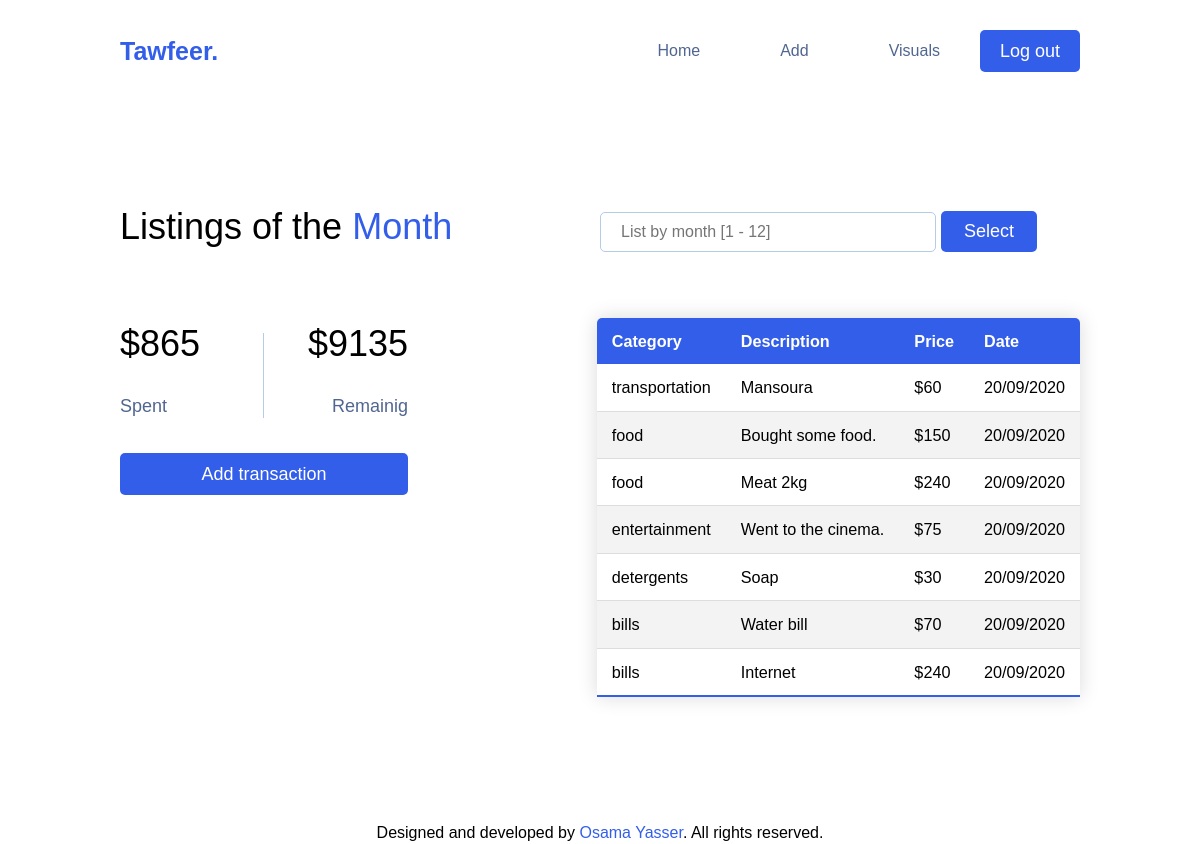
Before: / (signed in) with the older database file.
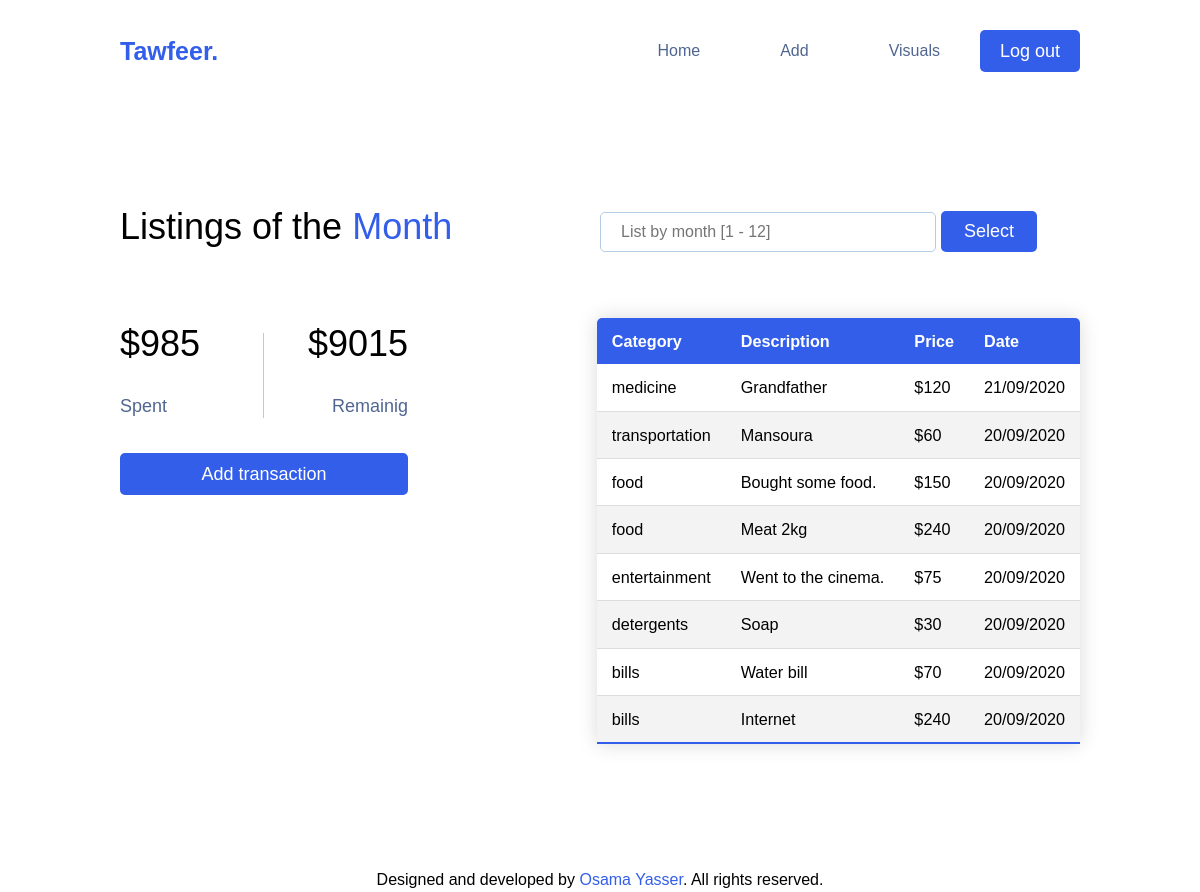
After: the same page with the newer database file.
### tables this page shows
CREATE TABLE transactions (
    id INTEGER PRIMARY KEY AUTOINCREMENT,
    bridge_id INTEGER NOT NULL,
    description TEXT NOT NULL,
    price NUMERIC NOT NULL,
    occurred_at DATE NOT NULL,
    FOREIGN KEY (bridge_id) REFERENCES bridge (id)
);

CREATE TABLE categories (
    id INTEGER PRIMARY KEY AUTOINCREMENT,
    name TEXT NOT NULL);

### app.py (the view)
@app.route('/', methods=['GET', 'POST'])
@login_required
def index():
    user_id = session['user_id']
    cash = db.execute("""
        SELECT cash FROM users
        WHERE id = :id;
    """, id=user_id)[0]['cash']
    if request.method == 'POST':
        month = request.form.get('month')
        if not month:
            return apology('Missing a month?', 400)
        month_name = datetime(2020, int(month), 1).strftime('%B')
        month_name.capitalize()
        if month not in ('10', '11', '12'):
            month = '0' + month
        spent = db.execute("""
            SELECT SUM(t.price) AS sum
            FROM transactions t
            JOIN bridge b
            ON b.id = t.bridge_id
            AND b.user_id = :id
            AND strftime('%m', t.occurred_at) = :month
            """, id=user_id, month=month)[0]['sum']
        if not spent:
            remain, spent = cash, 0
        else:
            remain = cash - spent
        rows = db.execute("""
            SELECT c.name category,
            t.description description,
            t.price price,
            strftime('%d/%m/%Y' ,t.occurred_at) date
            FROM categories c
            JOIN bridge b
            ON c.id = b.category_id
            AND user_id = :id
            JOIN transactions t
            ON b.id = t.bridge_id
            AND strftime('%m', t.occurred_at) = :month
            ORDER BY t.occurred_at DESC, c.name DESC;
        """, id=user_id, month=month)
        return render_template('index.html',
            spent=spent, remain=remain, rows=rows, month=month_name)
    else:
        spent = db.execute("""
            SELECT SUM(t.price) AS sum
            FROM transactions t
            JOIN bridge b
            ON b.id = t.bridge_id
            AND b.user_id = :id
            AND strftime('%m', t.occurred_at)
            = strftime('%m', date('now'));
            """, id=user_id)[0]['sum']
        if not spent:
            remain, spent = cash, 0
        else:
            remain = cash - spent
        rows = db.execute("""
            SELECT c.name category,
            t.description description,
            t.price price,
            strftime('%d/%m/%Y' ,t.occurred_at) date
            FROM categories c
            JOIN bridge b
            ON c.id = b.category_id
            AND user_id = :id
            JOIN transactions t
            ON b.id = t.bridge_id
            AND strftime('%m', t.occurred_at)
            = strftime('%m', date('now'))
            ORDER BY t.occurred_at DESC, c.name DESC;
        """, id=user_id)
        return render_template('index.html',
            spent=spent, remain=remain, rows=rows)

### app.py (called while the page is built)
@app.after_request
def after_request(response):
    response.headers["Cache-Control"] = "no-cache, no-store, must-revalidate"
    response.headers["Expires"] = 0
    response.headers["Pragma"] = "no-cache"
    return response

### helpers.py (called while the page is built)
def login_required(f):
    @wraps(f)
    def decorated_function(*args, **kwargs):
        if session.get("user_id") is None:
            return redirect("/login")
        return f(*args, **kwargs)
    return decorated_function

### templates/index.html (shortened to what this page needs)
{% extends "layout.html" %}
{% block main %}
    <div id="home">
        <div class="container">
            <div class="month-div">
                {% if not month %}
                    <h1>Listings of the <span class="text-primary">Month</span></h1>
                {% else %}
                    <h1>Listings of <span class="text-primary">{{ month }}</span></h1>
                {% endif %}
                <form action="/" method="POST">
                    <div class="form-group">
                        <input placeholder="List by month [1 - 12]" autocomplete="off" min="1" max="12" name="month" id="month" type="number">
                        <button style="width: 20%;" type="submit" class="btn btn-primary">Select</button>
                    </div>
                </form>
            </div>
            <div class="numbers">
                <div class="spent">
                    <h1>${{ spent }}</h1>
                    <p>Spent</p>
                </div>
                <div class="remaining">
                    <h1>${{ remain }}</h1>
                    <p>Remainig</p>
                </div>
                <a href="/add" class="btn btn-primary">Add transaction</a>
            </div>
            <div class="table">
                <table id='table' class="content-table">
                    <thead>
                        <tr>
                            <th>Category</th>
                            <th>Description</th>
                            <th>Price</th>
                            <th>Date</th>
                        </tr>
                    </thead>
                    <tbody id="tbody">
                        {% for row in rows %}
                        <tr>
                            <td>{{ row["category"] }}</td>
                            <td>{{ row["description"] }}</td>
                            <td>${{ row["price"] }}</td>
                            <td>{{ row["date"] }}</td>
                        </tr>
                        {% endfor %}
                    </tbody>
                </table>
            </div>
        </div>
    </div>
{% endblock %}

### templates/layout.html (shortened to what this page needs)
<!DOCTYPE html>
<html lang="en">
<head>
    <link href="/static/styles.css" rel="stylesheet">
</head>
<body>
    <header id="navbar">
        <div class="container">
            <div class="navbar">
                <h2 class="logo"><a class="text-primary" href="/">Tawfeer.</a></h2>
                {% if session.user_id %}
                    <div id="logout"><a href="/logout" class="btn btn-primary">Log out</a></div>
                    <ul>
                        <li><a href="/">Home</a></li>
                        <li><a href="/add">Add</a></li>
                        <li><a href="/insights">Visuals</a></li>
                    </ul>
                {% else %}
                    <ul>
                        <li><a href="/register">Register</a></li>
                        <li><a href="/login">Login</a></li>
                    </ul>
                {% endif %}
            </div>
        </div>
    </header>
    {% block main %}{% endblock %}
    <footer>
        Designed and developed by <a href="https://www.linkedin.com/in/osamayasserr/" class="text-primary" target="_blank">Osama Yasser</a>. All rights reserved.
    </footer>
</body>
</html>

### static/styles.css (style rules this page uses)
* { padding: 0; margin: 0; box-sizing: border-box; }
html, body { font-family: 'Noto Sans HK', sans-serif; line-height: 1.4em; }
h1, h2, h3 { margin-bottom: 40px; }
a { color: #506690; text-decoration: none; }
.container { max-width: 1000px; margin: auto; overflow: auto; padding: 0px 20px; }
.text-primary { color: #335eea; }
.btn { display: inline-block; font-size: 18px; padding: 10px 20px; border: none; cursor: pointer; border-radius: 5px; font-family: 'Noto Sans HK', sans-serif; }
.btn-primary { background-color: #335eea; color: #fff; }
#navbar { color: #506690; overflow: auto; }
#navbar h2 { float: left; font-weight: bolder; font-size: 25px; margin-top: 40px; }
#navbar #logout { margin-top: 30px; float: right; }
#navbar ul { list-style: none; float: right; }
#navbar ul li { float: left; }
#navbar ul li a { display: block; padding: 40px; text-align: center; }
.content-table { border-collapse: collapse; margin: 25px 0; font-size: 0.9em; min-width: 400px; border-radius: 5px 5px 0 0; overflow: hidden; box-shadow: 0 0 20px rgba(0, 0, 0, 0.15); }
.content-table thead tr { background-color: #335eea; color: #fff; text-align: left; font-weight: bold; }
.content-table th, .content-table td { padding: 12px 15px; }
.content-table tbody tr { border-bottom: 1px solid #dddddd; }
.content-table tbody tr:nth-of-type(even) { background-color: #f3f3f3; }
.content-table tbody tr:last-of-type { border-bottom: 2px solid #335eea; }
#home { padding-top: 100px; font-size: 18px; }
#home .numbers { width: 30%; float: left; margin-top: 40px; min-height: 100%; }
#home .table { width: 70%; float: right; }
#home .table table { float: right; }
#home .numbers .spent { width: 50%; float: left; border-right: 1px solid #b6cbe6; }
#home .numbers .remaining { width: 50%; float: right; text-align: right; }
#home .numbers h1 { font-weight: lighter; }
#home .numbers p { color: #506690; }
#home .numbers a { margin-top: 35px; min-width: 100%; text-align: center; }
#home .month-div form { width: 50%; float: right; }
#home .month-div form .form-group { width: 100%; margin: auto; }
#home .month-div h1 { width: 50%; float: left; font-weight: lighter; line-height: 1.4em; }
#home .month-div form input { width: 70%; padding: 10px 20px; font-size: 16px; border: 1px solid #b6cbe6; border-radius: 5px; margin-top: 10px; font-family: 'Noto Sans HK', sans-serif; }
footer { text-align: center; margin-top: 100px; }

Changed rows visible on the page:
added transactions: category "medicine", description "Grandfather", price "120", date "21/09/2020"
Other visible differences:
{{ spent }}: "865" → "985"
{{ remain }}: "9135" → "9015"
